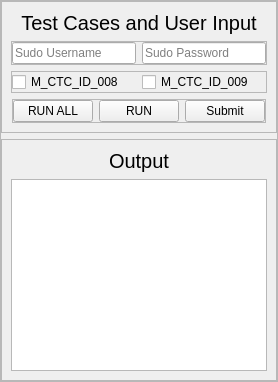
                  <widget class="QWidget" name="Module3">
                   <layout class="QVBoxLayout" name="verticalLayout_8">
                    <property name="leftMargin">
                     <number>0</number>
                    </property>
                    <property name="topMargin">
                     <number>0</number>
                    </property>
                    <property name="rightMargin">
                     <number>0</number>
                    </property>
                    <property name="bottomMargin">
                     <number>0</number>
                    </property>
                    <item>
                     <widget class="QFrame" name="subMod3">
                      <property name="frameShape">
                       <enum>QFrame::StyledPanel</enum>
                      </property>
                      <property name="frameShadow">
                       <enum>QFrame::Raised</enum>
                      </property>
                      <layout class="QVBoxLayout" name="verticalLayout_10">
                       <property name="leftMargin">
                        <number>0</number>
                       </property>
                       <property name="topMargin">
                        <number>0</number>
                       </property>
                       <property name="rightMargin">
                        <number>0</number>
                       </property>
                       <property name="bottomMargin">
                        <number>0</number>
                       </property>
                       <item>
                        <widget class="QFrame" name="InputFrame_3">
                         <property name="frameShape">
                          <enum>QFrame::StyledPanel</enum>
                         </property>
                         <property name="frameShadow">
                          <enum>QFrame::Raised</enum>
                         </property>
                         <layout class="QVBoxLayout" name="verticalLayout_7">
                          <item>
                           <widget class="QLabel" name="InputLabel_3">
                            <property name="font">
                             <font>
                              <pointsize>15</pointsize>
                             </font>
                            </property>
                            <property name="text">
                             <string>Test Cases and User Input</string>
                            </property>
                            <property name="alignment">
                             <set>Qt::AlignCenter</set>
                            </property>
                           </widget>
                          </item>
                          <item>
                           <widget class="QFrame" name="frame_3">
                            <property name="frameShape">
                             <enum>QFrame::StyledPanel</enum>
                            </property>
                            <property name="frameShadow">
                             <enum>QFrame::Raised</enum>
                            </property>
                            <layout class="QHBoxLayout" name="horizontalLayout_17">
                             <property name="leftMargin">
                              <number>0</number>
                             </property>
                             <property name="topMargin">
                              <number>0</number>
                             </property>
                             <property name="rightMargin">
                              <number>0</number>
                             </property>
                             <property name="bottomMargin">
                              <number>0</number>
                             </property>
                             <item>
                              <widget class="QLineEdit" name="username">
                               <property name="placeholderText">
                                <string>Sudo Username</string>
                               </property>
                              </widget>
                             </item>
                             <item>
                              <widget class="QLineEdit" name="password">
                               <property name="placeholderText">
                                <string>Sudo Password</string>
                               </property>
                              </widget>
                             </item>
                            </layout>
                           </widget>
                          </item>
                          <item>
                           <widget class="QFrame" name="frame_31">
                            <property name="frameShape">
                             <enum>QFrame::StyledPanel</enum>
                            </property>
                            <property name="frameShadow">
                             <enum>QFrame::Raised</enum>
                            </property>
                            <layout class="QHBoxLayout" name="horizontalLayout_18">
                             <property name="leftMargin">
                              <number>0</number>
                             </property>
                             <property name="topMargin">
                              <number>0</number>
                             </property>
                             <property name="rightMargin">
                              <number>0</number>
                             </property>
                             <property name="bottomMargin">
                              <number>0</number>
                             </property>
                             <item>
                              <widget class="QCheckBox" name="TC_008">
                               <property name="styleSheet">
                                <string notr="true"/>
                               </property>
                               <property name="text">
                                <string>M_CTC_ID_008</string>
                               </property>
                              </widget>
                             </item>
                             <item>
                              <widget class="QCheckBox" name="TC_009">
                               <property name="text">
                                <string>M_CTC_ID_009</string>
                               </property>
                              </widget>
                             </item>
                            </layout>
                           </widget>
                          </item>
                          <item alignment="Qt::AlignHCenter">
                           <widget class="QFrame" name="buttons_3">
                            <property name="styleSheet">
                             <string notr="true">#buttons{
	border:none;
}</string>
                            </property>
                            <property name="frameShape">
                             <enum>QFrame::StyledPanel</enum>
                            </property>
                            <property name="frameShadow">
                             <enum>QFrame::Raised</enum>
                            </property>
                            <layout class="QHBoxLayout" name="horizontalLayout_5">
                             <property name="leftMargin">
                              <number>0</number>
                             </property>
                             <property name="topMargin">
                              <number>0</number>
                             </property>
                             <property name="rightMargin">
                              <number>0</number>
                             </property>
                             <property name="bottomMargin">
                              <number>0</number>
                             </property>
                             <item>
                              <widget class="QPushButton" name="run_89">
                               <property name="text">
                                <string>RUN ALL</string>
                               </property>
                               <property name="icon">
                                <iconset resource="resource.qrc">
                                 <normaloff>:/icons/icons/play-circle.svg</normaloff>:/icons/icons/play-circle.svg</iconset>
                               </property>
                              </widget>
                             </item>
                             <item>
                              <widget class="QPushButton" name="runButton_3">
                               <property name="text">
                                <string>RUN</string>
                               </property>
                               <property name="icon">
                                <iconset resource="resource.qrc">
                                 <normaloff>:/icons/icons/play.svg</normaloff>:/icons/icons/play.svg</iconset>
                               </property>
                              </widget>
                             </item>
                             <item>
                              <widget class="QPushButton" name="submitBtn_3">
                               <property name="text">
                                <string>Submit</string>
                               </property>
                               <property name="icon">
                                <iconset resource="resource.qrc">
                                 <normaloff>:/icons/icons/zap.svg</normaloff>:/icons/icons/zap.svg</iconset>
                               </property>
                              </widget>
                             </item>
                            </layout>
                           </widget>
                          </item>
                         </layout>
                        </widget>
                       </item>
                       <item>
                        <widget class="QFrame" name="OutputFrame_3">
                         <property name="frameShape">
                          <enum>QFrame::StyledPanel</enum>
                         </property>
                         <property name="frameShadow">
                          <enum>QFrame::Raised</enum>
                         </property>
                         <layout class="QVBoxLayout" name="verticalLayout_9">
                          <item alignment="Qt::AlignTop">
                           <widget class="QLabel" name="outputLabel_3">
                            <property name="font">
                             <font>
                              <pointsize>15</pointsize>
                             </font>
                            </property>
                            <property name="text">
                             <string>Output</string>
                            </property>
                            <property name="alignment">
                             <set>Qt::AlignCenter</set>
                            </property>
                           </widget>
                          </item>
                          <item>
                           <widget class="QTextEdit" name="consoleEdit_3"/>
                          </item>
                         </layout>
                        </widget>
                       </item>
                      </layout>
                     </widget>
                    </item>
                   </layout>
                  </widget>
